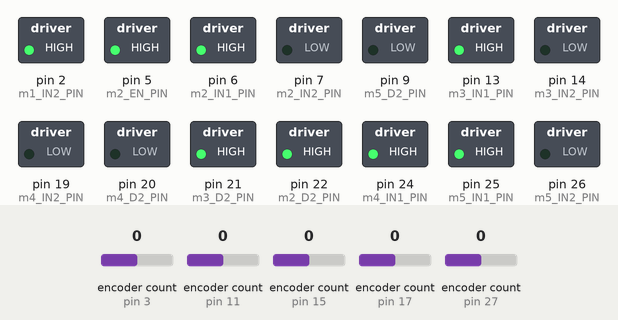
This sketch was run on a simulated Arduino Mega 2560, built with avr-gcc and run on an emulated ATmega2560. Parts: switched loads named in the sketch (green lamp = pin HIGH). The test bench sets the inputs (shaded band); at power-on: encoder count (sensors on pin 17, pin 27, pin 3, pin 11, pin 15) 0. The ROS host is connected and sends only what is stated; pins used as bus, display or sensor lines are not drawn.

Above: at 2.0 s.
2.1 s: encoder count (sensor on pin 17) set to 1
At 2.6 s:
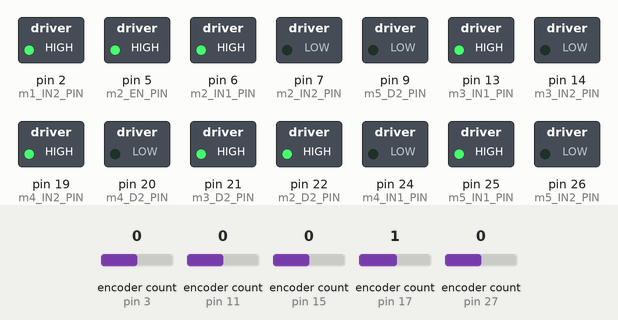
3.6 s: encoder count (sensor on pin 27) set to 1
At 4.8 s:
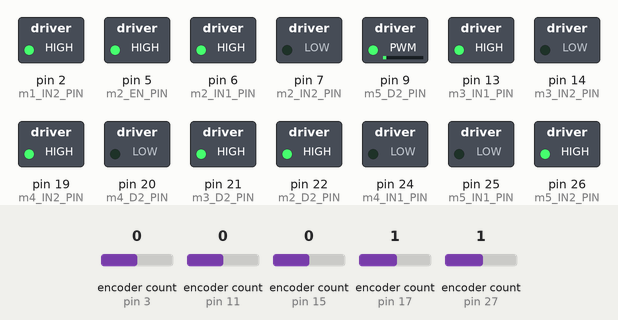
5.1 s: encoder count (sensor on pin 17) set to 0
At 6.3 s:
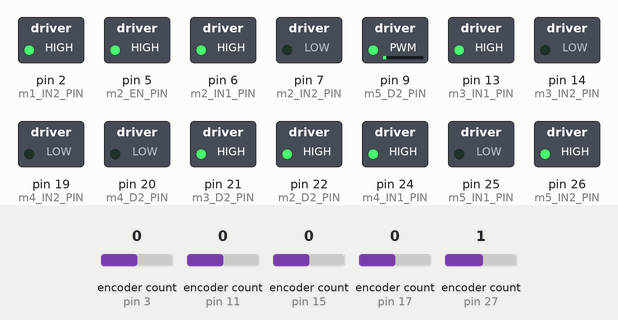
6.6 s: encoder count (sensor on pin 27) set to 5
At 7.1 s:
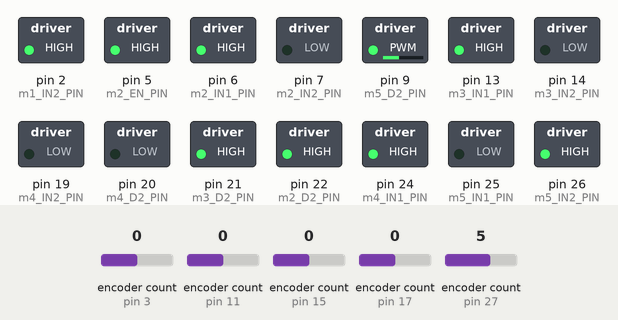
8.1 s: encoder count (sensor on pin 17) set to 4
At 9.3 s:
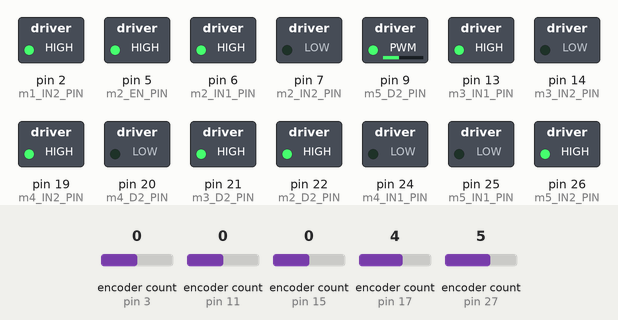
9.6 s: encoder count (sensor on pin 27) set to 9
At 9.9 s:
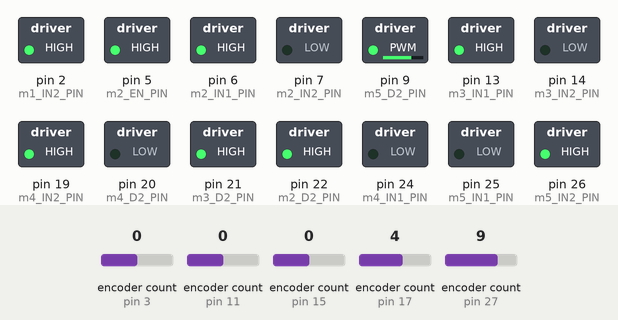
Timing chart, 0 to 12.1 s (numbered marks = the images above; inputs shaded):
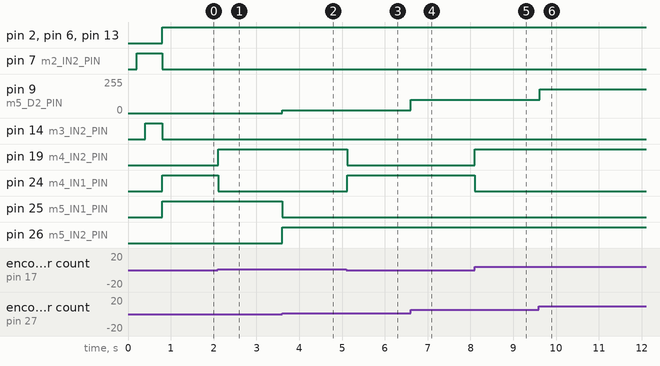

The sketch:

rabota_teensy.ino
```cpp
// connect motor controller pins to Arduino digital pins
// motor one
#define m1_EN_PIN     0   // digital pin
#define m1_IN1_PIN    1   // digital pin
#define m1_IN2_PIN    2   // digital pin
#define m1_D2_PIN     23  // pwm pin
#define m1_enc_a_PIN  3   // interupt pin
#define m1_enc_b_PIN  4   // interupt pin

// motor two
#define m2_EN_PIN     5   // digital pin
#define m2_IN1_PIN    6   // digital pin
#define m2_IN2_PIN    7   // digital pin
#define m2_D2_PIN     22  // pwm pin
#define m2_enc_a_PIN  11  // interupt pin
#define m2_enc_b_PIN  12  // interupt pin

// motor 3    -  conected to the L293 board
#define m3_IN1_PIN    13  // digital pin
#define m3_IN2_PIN    14  // digital pin
#define m3_D2_PIN     21  // pwm pin
#define m3_enc_a_PIN  15  // interupt pin
#define m3_enc_b_PIN  16  // interupt pin

// motor 4    -  conected to the L293 board
#define m4_IN1_PIN    24  // digital pin
#define m4_IN2_PIN    19  // digital pin
#define m4_D2_PIN     20  // pwm pin
#define m4_enc_a_PIN  17  // interupt pin
#define m4_enc_b_PIN  18   // interupt pin

// motor 5    -  conected to the L293 board
#define m5_IN1_PIN    25  // digital pin
#define m5_IN2_PIN    26  // digital pin
#define m5_D2_PIN     9   // pwm pin
#define m5_enc_a_PIN  27  // interupt pin
#define m5_enc_b_PIN  28  // interupt pin

// motor 6    -  conected to the L293 board
#define m6_IN1_PIN    29  // digital pin
#define m6_IN2_PIN    30  // digital pin
#define m6_D2_PIN     10  // pwm pin
#define m6_enc_a_PIN  31  // interupt pin
#define m6_enc_b_PIN  32  // interupt pin

// joint 5 micro switch
#define m5_MS         8

#include <Encoder.h>
#include <PID_v1.h>
#include <Bounce.h>

#include <ros.h>
#include <std_msgs/Float64.h>
#include <std_msgs/Float64MultiArray.h>
#include <sensor_msgs/JointState.h>

const int number_of_motors=5;
//gear ratios
const double g1 = 2*3.14159/20/4/127.1/5;
const double g2 = 2*3.14159/20/4/127.1/4;
const double g3 = 2*3.14159/20/4/127.1/4;
const double g4 = 2*3.14159/20/4/65.5/(23.0/12.0);
const double g5 = 2*3.14159/20/4/65.5/(23.0/12.0);


Bounce pushbutton = Bounce(m5_MS, 2);  // 10 ms debounce


ros::NodeHandle nh;

Encoder m1_Enc(m1_enc_a_PIN,m1_enc_b_PIN);
Encoder m2_Enc(m2_enc_a_PIN,m2_enc_b_PIN);
Encoder m3_Enc(m3_enc_a_PIN,m3_enc_b_PIN);
Encoder m4_Enc(m4_enc_a_PIN,m4_enc_b_PIN);
Encoder m5_Enc(m5_enc_a_PIN,m5_enc_b_PIN);

//Define Variables we'll be connecting to
double m1_Setpoint, m1_Input, m1_Output;
double m2_Setpoint, m2_Input, m2_Output;
double m3_Setpoint, m3_Input, m3_Output;
double m4_Setpoint, m4_Input, m4_Output;
double m5_Setpoint, m5_Input, m5_Output;

//Specify the PID and initial tuning parameters
PID m1_PID(&m1_Input, &m1_Output, &m1_Setpoint,5,0,0, DIRECT); // pid was 4255 0 0
PID m2_PID(&m2_Input, &m2_Output, &m2_Setpoint,5,0,0, DIRECT);
PID m3_PID(&m3_Input, &m3_Output, &m3_Setpoint,5,0,0, DIRECT);
PID m4_PID(&m4_Input, &m4_Output, &m4_Setpoint,5,0,0, DIRECT);
PID m5_PID(&m5_Input, &m5_Output, &m5_Setpoint,5,0,0, DIRECT);

void messageCb( const std_msgs::Float64MultiArray& joint_command_msg){
  m1_Setpoint = (1.0/g1) * ( joint_command_msg.data[0] );
  m2_Setpoint = (1.0/g2) * ( joint_command_msg.data[1] );
  m3_Setpoint = (1.0/g3) * ( joint_command_msg.data[1] + joint_command_msg.data[2] );
  m4_Setpoint = (1.0/g4) * ( joint_command_msg.data[1] + joint_command_msg.data[2] + joint_command_msg.data[3] + joint_command_msg.data[4] );
  m5_Setpoint = (1.0/g5) * ( joint_command_msg.data[1] + joint_command_msg.data[2] + joint_command_msg.data[3] - joint_command_msg.data[4] );
}
ros::Subscriber<std_msgs::Float64MultiArray> sub("rabota/arduino/motors_command", &messageCb );

float pos[number_of_motors];
float vel[number_of_motors];
float eff[number_of_motors];

std_msgs::Float64MultiArray motors_state;
ros::Publisher motors_state_pub("rabota/arduino/motors_state", &motors_state);


void setup()
{
  pinMode(m5_MS, INPUT_PULLUP);

  nh.initNode();
  nh.subscribe(sub);
  nh.advertise(motors_state_pub);

  motors_state.data_length = number_of_motors;
  motors_state.data = pos;

  m1_Input = 0;
  m1_Setpoint = 0;//2;
  m1_PID.SetMode(AUTOMATIC);
  m1_PID.SetSampleTime(15);
  m1_PID.SetOutputLimits(-255,255);

  m2_Input = 0;
  m2_Setpoint = 0;
  m2_PID.SetMode(AUTOMATIC);
  m2_PID.SetSampleTime(15);
  m2_PID.SetOutputLimits(-255,255);

  m3_Input = 0;
  m3_Setpoint = 0;
  m3_PID.SetMode(AUTOMATIC);
  m3_PID.SetSampleTime(15);
  m3_PID.SetOutputLimits(-255,255);

  m4_Input = 0;
  m4_Setpoint = 0;
  m4_PID.SetMode(AUTOMATIC);
  m4_PID.SetSampleTime(15);
  m4_PID.SetOutputLimits(-255,255);

  m5_Input = 0;
  m5_Setpoint = 0;
  m5_PID.SetMode(AUTOMATIC);
  m5_PID.SetSampleTime(15);
  m5_PID.SetOutputLimits(-255,255);

  // set all the motor control pins to outputs
  // motor 1
  pinMode(m1_EN_PIN, OUTPUT);
  pinMode(m1_IN1_PIN, OUTPUT);
  pinMode(m1_IN2_PIN, OUTPUT);
  pinMode(m1_D2_PIN, OUTPUT);
  // motor 2
  pinMode(m2_EN_PIN, OUTPUT);
  pinMode(m2_IN1_PIN, OUTPUT);
  pinMode(m2_IN2_PIN, OUTPUT);
  pinMode(m2_D2_PIN, OUTPUT);
  // motor 3
  pinMode(m3_IN1_PIN, OUTPUT);
  pinMode(m3_IN2_PIN, OUTPUT);
  pinMode(m3_D2_PIN, OUTPUT);
  // motor 4
  pinMode(m4_IN1_PIN, OUTPUT);
  pinMode(m4_IN2_PIN, OUTPUT);
  pinMode(m4_D2_PIN, OUTPUT);
  // motor 5
  pinMode(m5_IN1_PIN, OUTPUT);
  pinMode(m5_IN2_PIN, OUTPUT);
  pinMode(m5_D2_PIN, OUTPUT);

  digitalWrite(m1_EN_PIN, HIGH);
  digitalWrite(m1_IN1_PIN, LOW);
  digitalWrite(m1_IN2_PIN, LOW);

  digitalWrite(m2_EN_PIN, HIGH);
  digitalWrite(m2_IN1_PIN, LOW);
  digitalWrite(m2_IN2_PIN, LOW);

  digitalWrite(m3_IN1_PIN, LOW);
  digitalWrite(m3_IN2_PIN, LOW);

  digitalWrite(m4_IN1_PIN, LOW);
  digitalWrite(m4_IN2_PIN, LOW);

  digitalWrite(m5_IN1_PIN, LOW);
  digitalWrite(m5_IN2_PIN, LOW);

  //zero_joint_45();
  zero_joint_1();
  zero_joint_2();
  zero_joint_3();
  //zero_joint_4();

  Serial.begin (9600);
}

void loop()
{
  nh.spinOnce();

  m1_Input = m1_Enc.read();
  m1_PID.Compute();

  m2_Input = m2_Enc.read();
  m2_PID.Compute();

  m3_Input = m3_Enc.read();
  m3_PID.Compute();

  m4_Input = m4_Enc.read();
  m4_PID.Compute();

  m5_Input = m5_Enc.read();
  m5_PID.Compute();

  pos[0] = g1 * m1_Input;
  pos[1] = g2 * m2_Input;
  pos[2] = -g2*m2_Input + g3*m3_Input;
  pos[3] = -g3*m3_Input + ( g4*m4_Input + g5*m5_Input)/2;
  pos[4] = (g4*m4_Input - g5*m5_Input)/2;

  motors_state.data = pos;

  //Serial.print("motor 1: Setpoint=");  Serial.print(m1_Setpoint); Serial.print("     Input=");  Serial.print(m1_Input);  Serial.print("     Output=");  Serial.println(m1_Output); //angles
  //Serial.print("motor 2: Setpoint=");  Serial.print(m2_Setpoint); Serial.print("     Input=");  Serial.print(m2_Input);  Serial.print("     Output=");  Serial.println(m2_Output); //angles
  //Serial.print("motor 3: Setpoint=");  Serial.print(m3_Setpoint); Serial.print("     Input=");  Serial.print(m3_Input);  Serial.print("     Output=");  Serial.println(m3_Output); //angles
  //Serial.print("motor 4: Setpoint=");  Serial.print(m4_Setpoint); Serial.print("     Input=");  Serial.print(m4_Input);  Serial.print("     Output=");  Serial.println(m4_Output); //angles
  //Serial.print("motor 5: Setpoint=");  Serial.print(m5_Setpoint); Serial.print("     Input=");  Serial.print(m5_Input);  Serial.print("     Output=");  Serial.println(m5_Output); //angles
  //Serial.print("Motors Input= [ ");  Serial.print(m1_Input);   Serial.print("  ");  Serial.print(m2_Input);  Serial.print("  ");  Serial.print(m3_Input);  Serial.print("  ");  Serial.print(m4_Input);  Serial.print("  ");  Serial.print(m5_Input);  Serial.println("]");

  command_motor_1(m1_Output);
  command_motor_2(m2_Output);
  command_motor_3(m3_Output);
  command_motor_4(m4_Output);
  command_motor_5(m5_Output);

  motors_state_pub.publish( &motors_state);
  delay(5);
}
//-----------------------------------------------------------------FUNCTIONS
void command_motor_1(double m1_output){
  if (m1_output<0) {
      digitalWrite(m1_EN_PIN, HIGH);
      digitalWrite(m1_IN1_PIN, LOW);
      digitalWrite(m1_IN2_PIN, HIGH);
      analogWrite(m1_D2_PIN, -m1_output);
  }
  else {
      digitalWrite(m1_EN_PIN, HIGH);
      digitalWrite(m1_IN1_PIN,HIGH );
      digitalWrite(m1_IN2_PIN, LOW);
      analogWrite(m1_D2_PIN, m1_output);
  }
}

void command_motor_2(double m2_output){
  if (m2_output<0) {
      digitalWrite(m2_IN1_PIN, LOW);
      digitalWrite(m2_IN2_PIN, HIGH);
      analogWrite(m2_D2_PIN, -m2_output);
  }
  else {
      digitalWrite(m2_IN1_PIN,HIGH );
      digitalWrite(m2_IN2_PIN, LOW);
      analogWrite(m2_D2_PIN, m2_output);
  }
}

void command_motor_3(double m3_output){
  if (m3_output<0) {
      digitalWrite(m3_IN1_PIN, LOW);
      digitalWrite(m3_IN2_PIN, HIGH);
      analogWrite(m3_D2_PIN, -m3_output);
  }
  else {
      digitalWrite(m3_IN1_PIN,HIGH );
      digitalWrite(m3_IN2_PIN, LOW);
      analogWrite(m3_D2_PIN, m3_output);
  }
}

void command_motor_4(double m4_output){
  if (m4_output<0) {
      digitalWrite(m4_IN1_PIN, LOW);
      digitalWrite(m4_IN2_PIN, HIGH);
      analogWrite(m4_D2_PIN, -m4_output);
  }
  else {
      digitalWrite(m4_IN1_PIN,HIGH );
      digitalWrite(m4_IN2_PIN, LOW);
      analogWrite(m4_D2_PIN, m4_output);
  }
}

void command_motor_5(double m5_output){
  if (m5_output<0) {
      digitalWrite(m5_IN1_PIN, LOW);
      digitalWrite(m5_IN2_PIN, HIGH);
      analogWrite(m5_D2_PIN, -m5_output);
  }
  else {
      digitalWrite(m5_IN1_PIN,HIGH );
      digitalWrite(m5_IN2_PIN, LOW);
      analogWrite(m5_D2_PIN, m5_output);
  }
}

void zero_joint_1()
{
  command_motor_1(250);
  int diff = m1_Enc.read();
  delay(200);
  while (diff!=m1_Enc.read()) {
    diff = m1_Enc.read();
    Serial.println(diff);
    delay(5);
  }
  //command_motor_1(0);
  m1_Enc.write(21889);
}

void zero_joint_2()
{
  command_motor_2(-250);
  int diff = m2_Enc.read();
  delay(200);
  while (diff!=m2_Enc.read()) {
    diff = m2_Enc.read();
    Serial.println(diff);
    delay(5);
  }
  //command_motor_2(0);
  m2_Enc.write(-4100);
}

void zero_joint_3()
{
  command_motor_3(-250);
  int diff = m3_Enc.read();
  delay(400);
  while (diff!=m3_Enc.read()) {
    diff = m3_Enc.read();
    Serial.println(diff);
    delay(5);
  }
  //command_motor_3(0);
  m3_Enc.write(-15822);
}

void zero_joint_45()
{
  // zero's joint 5
  command_motor_4(-250);
  command_motor_5(250);
  while (1) {
    if (pushbutton.update()) {
      if (pushbutton.fallingEdge()) {
       command_motor_4(0);
       command_motor_5(0);
       m4_Enc.write(  837 );
       m5_Enc.write( -837 );
       break;
      }
    }
  }

  // zero's joint 4
  int diff4 = m4_Enc.read();
  int diff5 = m5_Enc.read();
  command_motor_4(250);
  command_motor_5(250);
  delay(200);
  while ( (diff4!=m4_Enc.read()) && (diff5!=m5_Enc.read()) ) {
    diff4 = m4_Enc.read();
    diff5 = m5_Enc.read();
    delay(5);
  }
  command_motor_4(0);
  command_motor_5(0);
  m4_Enc.write( -650 );
  m5_Enc.write( -650 );
}
```

Measured:
- after the input at 2.1 s, pin 19 (m4_IN2_PIN): LOW → HIGH at once; pin 24 (m4_IN1_PIN): HIGH → LOW at once
- after the input at 3.6 s, pin 9 (m5_D2_PIN): 0/255 → 20/255 at once; pin 25 (m5_IN1_PIN): HIGH → LOW at once; pin 26 (m5_IN2_PIN): LOW → HIGH at once
- after the input at 5.1 s, pin 19 (m4_IN2_PIN): HIGH → LOW at once; pin 24 (m4_IN1_PIN): LOW → HIGH at once
- after the input at 6.6 s, pin 9 (m5_D2_PIN): 20/255 → 100/255 at once
- after the input at 8.1 s, pin 19 (m4_IN2_PIN): LOW → HIGH at once; pin 24 (m4_IN1_PIN): HIGH → LOW at once
- after the input at 9.6 s, pin 9 (m5_D2_PIN): 100/255 → 180/255 at once
